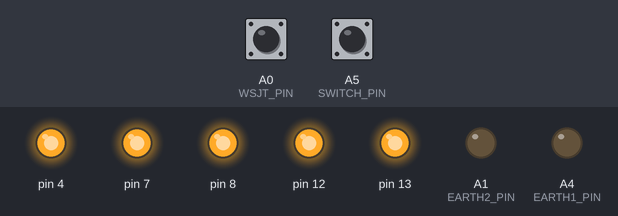
The sketch below on a simulated Arduino Uno, built with avr-gcc and run on an emulated ATmega328P. Parts: output pins drawn as LEDs (lit = HIGH). The test bench sets the inputs (shaded band); at power-on: A0 (WSJT_PIN) HIGH, A5 (SWITCH_PIN) HIGH.

Above: at 1.2 s.
1.3 s: A0 (WSJT_PIN) pulled LOW for 0.15 s
At 1.9 s:
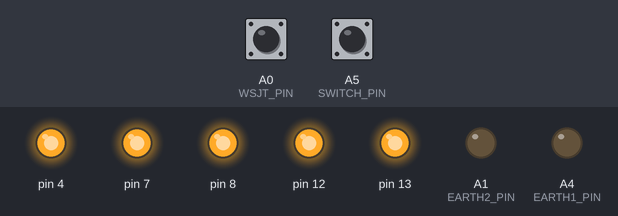
3.0 s: A0 (WSJT_PIN) pulled LOW for 1 s
At 3.7 s:
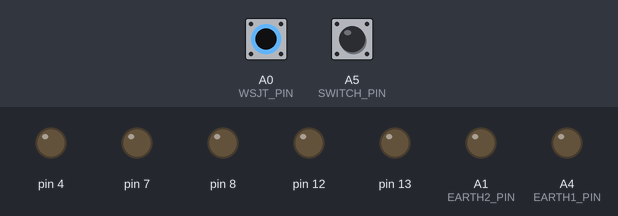
5.5 s: A0 (WSJT_PIN) pulled LOW for 3.2 s
At 8.71 s:
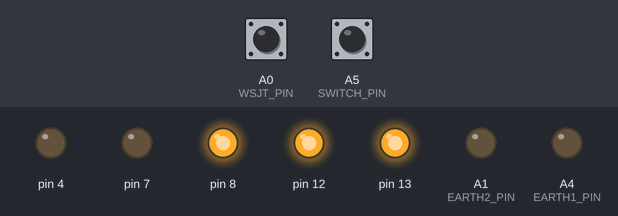
Timing chart, 0 to 10.3 s (numbered marks = the images above; inputs shaded):
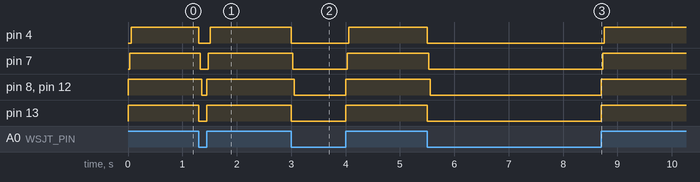

The sketch:

Sequencer.ino
```cpp
// Defines for the Arduino Uno board
const uint8_t LED_PIN = 13U;

// Defines for the Arduino 4 relay shield
const uint8_t RELAY1_PIN = 4U;
const uint8_t RELAY2_PIN = 7U;
const uint8_t RELAY3_PIN = 8U;
const uint8_t RELAY4_PIN = 12U;

// Variables for the sequencer
const uint8_t SWITCH_PIN = A5;    // Switch on the front panel
const uint8_t EARTH1_PIN = A4;

const uint8_t WSJT_PIN   = A0;    // Input from WSJT
const uint8_t EARTH2_PIN = A1;

const uint8_t RELAYS2_PIN = RELAY4_PIN;
const uint8_t RELAYS1_PIN = RELAY3_PIN;
const uint8_t PA_PIN      = RELAY2_PIN;
const uint8_t PTT_PIN     = RELAY1_PIN;

const unsigned long DELAY_MS = 30UL;

const unsigned long DEBOUNCE_MS = 50UL;
unsigned long _time = 0UL;
bool _debouncing = false;

bool _serialState = false;
bool _switchState = false;

void setup()
{
  Serial.begin(9600);

  // Setup sequencer
  pinMode(SWITCH_PIN,  INPUT_PULLUP);
  pinMode(WSJT_PIN,    INPUT_PULLUP);

  pinMode(EARTH1_PIN,  OUTPUT);
  pinMode(EARTH2_PIN,  OUTPUT);

  pinMode(RELAYS1_PIN, OUTPUT);
  pinMode(RELAYS2_PIN, OUTPUT);
  pinMode(PA_PIN,      OUTPUT);
  pinMode(PTT_PIN,     OUTPUT);

  pinMode(LED_PIN,     OUTPUT);

  digitalWrite(RELAYS1_PIN, LOW);
  digitalWrite(RELAYS2_PIN, LOW);
  digitalWrite(PA_PIN,      LOW);
  digitalWrite(PTT_PIN,     LOW);

  digitalWrite(EARTH1_PIN,  LOW);
  digitalWrite(EARTH2_PIN,  LOW);

  digitalWrite(LED_PIN,     LOW);
}

void loop()
{
  // Code for sequencer
  bool serialState = (digitalRead(WSJT_PIN) == HIGH);
  bool switchState = _switchState;

  bool state = (digitalRead(SWITCH_PIN) == LOW);
  if ((state != _switchState) && !_debouncing) {
    _time = millis();
    _debouncing = true;
  }

  if (_debouncing) {
    if (millis() > (_time + DEBOUNCE_MS)) {
      switchState = (digitalRead(SWITCH_PIN) == LOW);
      _debouncing = false;
    }
  }

  if ((serialState != _serialState) || (switchState != _switchState)) {
    if (serialState || switchState) {
      digitalWrite(LED_PIN, HIGH);

      digitalWrite(RELAYS1_PIN, HIGH);
      digitalWrite(RELAYS2_PIN, HIGH);
      delay(DELAY_MS);
      digitalWrite(PA_PIN, HIGH);
      delay(DELAY_MS);
      digitalWrite(PTT_PIN, HIGH);
    } else {
      digitalWrite(LED_PIN, LOW);

      digitalWrite(PTT_PIN, LOW);
      delay(DELAY_MS);
      digitalWrite(PA_PIN, LOW);
      delay(DELAY_MS);
      digitalWrite(RELAYS1_PIN, LOW);
      digitalWrite(RELAYS2_PIN, LOW);
    }

    _switchState = switchState;
    _serialState = serialState;
  }
}
```

Measured:
- after the input at 1.3 s, pin 4: HIGH → LOW at once, → HIGH 0.21 s later; pin 7, pin 13: HIGH → LOW at once, → HIGH 0.15 s later; pin 8, pin 12: HIGH → LOW after 0.06 s, → HIGH 0.09 s later
- after the input at 3.0 s, pin 4: HIGH → LOW at once, → HIGH 1.1 s later; pin 7, pin 13: HIGH → LOW at once, → HIGH 1.0 s later; pin 8, pin 12: HIGH → LOW after 0.06 s, → HIGH 0.94 s later
- after the input at 5.5 s, pin 4: HIGH → LOW at once, → HIGH 3.3 s later; pin 7, pin 13: HIGH → LOW at once, → HIGH 3.2 s later; pin 8, pin 12: HIGH → LOW after 0.06 s, → HIGH 3.1 s later
